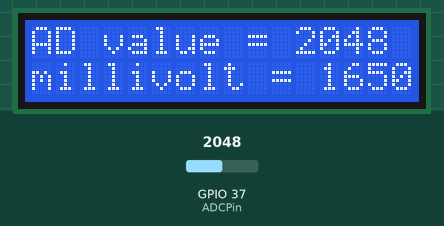
A sketch run on a simulated ESP32. Shown: 16×2 character LCD. Inputs (shaded band) come from the test bench; at power-on: GPIO 37 (ADCPin) = 2048. What the sketch prints to the serial monitor is not drawn.

Above: at 1.2 s.
1.3 s: GPIO 37 (ADCPin) set to 2866
At 3.3 s:
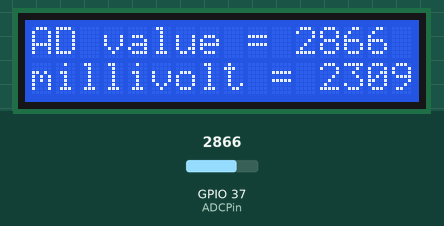
3.6 s: GPIO 37 (ADCPin) set to 3603
At 4.9 s:
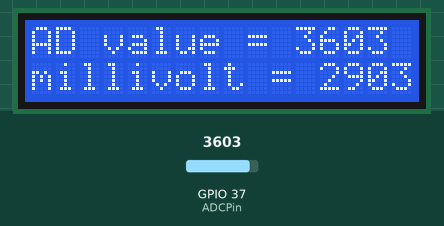
5.7 s: GPIO 37 (ADCPin) set to 4095
At 7.6 s:
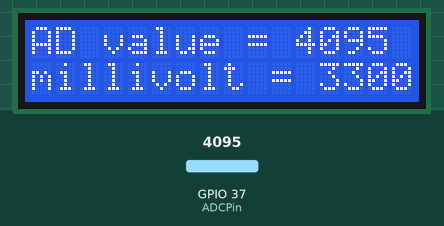
Timing chart, 0 to 9.1 s (numbered marks = the images above; inputs shaded):
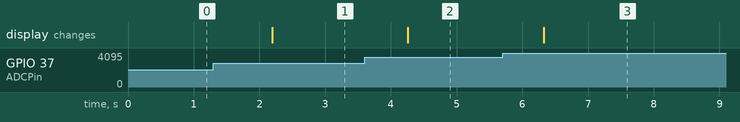

Measured:
- after the input at 1.3 s, the display: changes after 0.89 s (image 1)
- after the input at 3.6 s, the display: changes after 0.66 s (image 2)
- after the input at 5.7 s, the display: changes after 0.62 s (image 3)

The sketch:

ESP32_LCD16x2_ADC.ino
```cpp
#include <Wire.h>
#include <LiquidCrystal_I2C.h>

LiquidCrystal_I2C lcd(0x27, 16, 2); // 0x27 is the LCD i2c address

// ADC
const int ADCPin = 37;
int analogValue, analogVolts;

void setup()
{
  Wire.begin();
  Serial.begin(115200);
  while (!Serial)
    ;
  lcd.init();
  lcd.backlight();
  lcd.setCursor(0,0);
  lcd.print("  I2C LCD with ");
  lcd.setCursor(0,1);
  lcd.print("  ESP32 DevKit ");
}

void loop()
{
  // read the analog / millivolts value for pin 37:
  analogValue = analogRead(ADCPin); // 直接讀暫存器內容
  analogVolts = analogReadMilliVolts(ADCPin); // 直接讀取ms的數值

  // print out the values you read:
  Serial.printf("ADC analog value = %d\n",analogValue);
  Serial.printf("ADC millivolts value = %d\n",analogVolts);

  lcd.clear();
  lcd.setCursor(0,0);
  lcd.print("AD value = " + String(analogValue));
  lcd.setCursor(0,1);
  lcd.print("millivolt = " + String(analogVolts));
  delay(1000);

}
```
